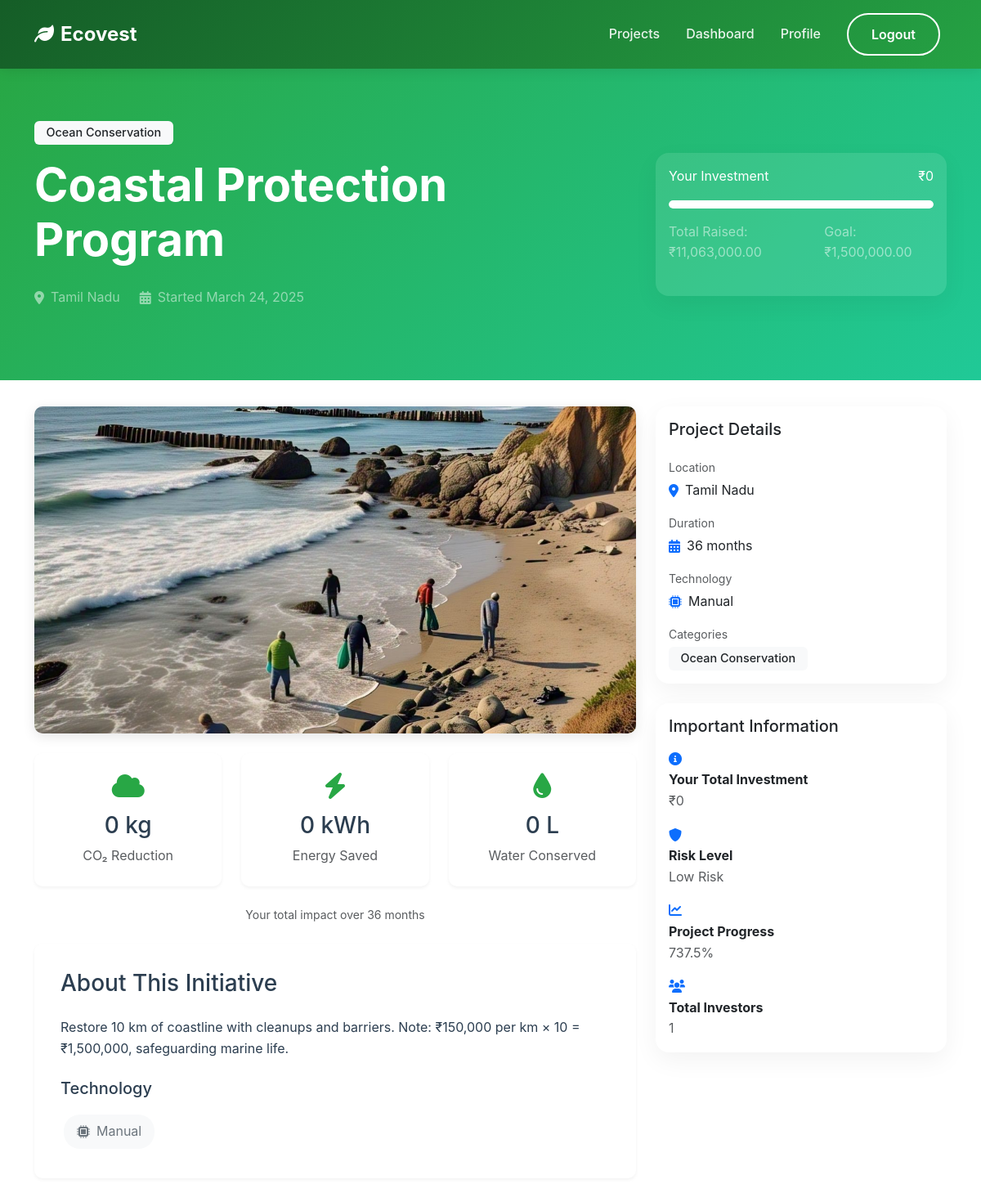
Page /users/initiative/42/ (signed in, upper part) on the earlier database version.
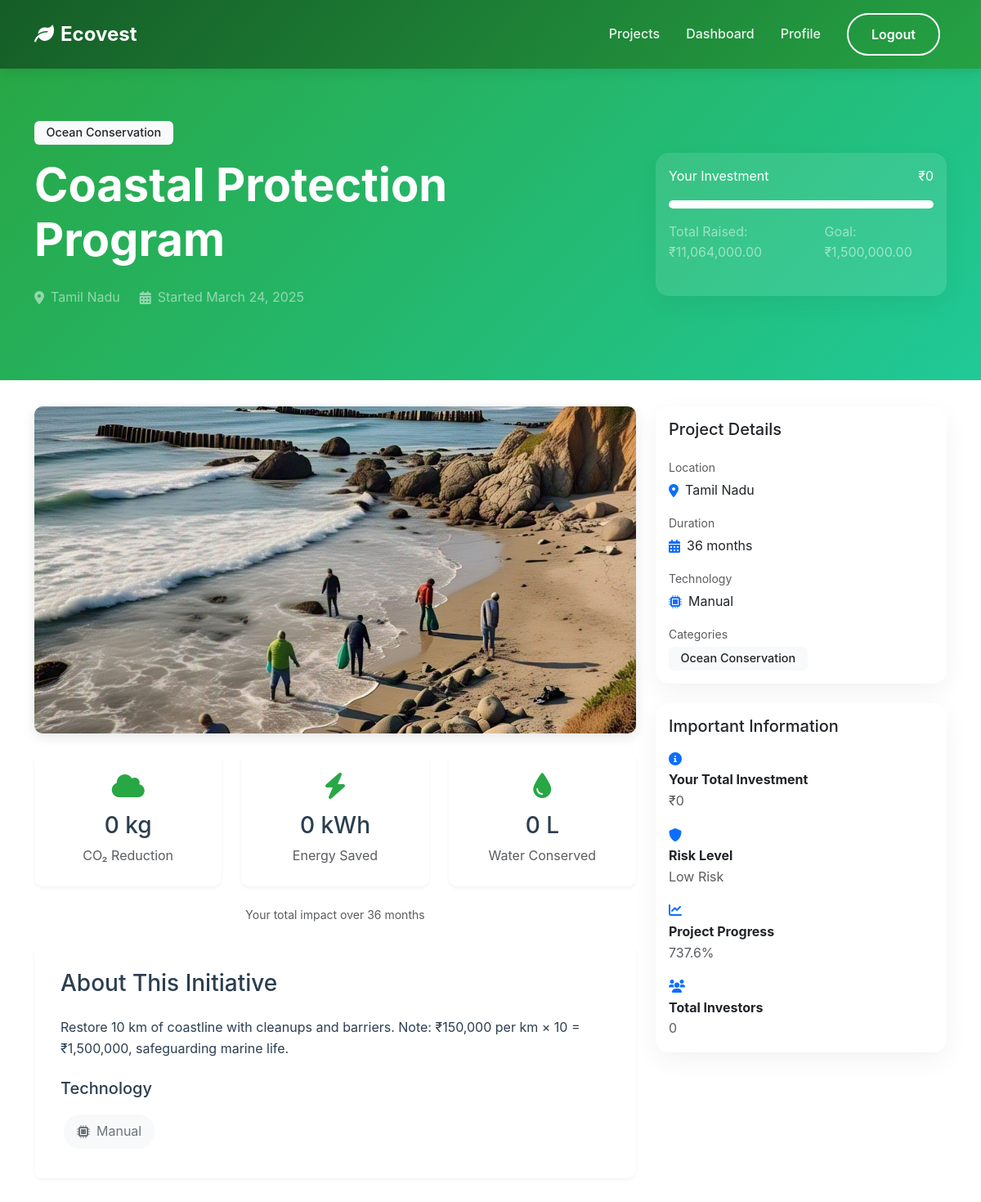
Same page on the later database version.
### initiatives/models.py (models this page shows, shortened)
class Initiative(models.Model):
    STATUS_CHOICES = [
        ('draft', 'Draft'),
        ('active', 'Active'),
        ('funded', 'Funded'),
        ('completed', 'Completed'),
        ('cancelled', 'Cancelled')
    ]
    LOCATION_CHOICES = [
        ('Andhra Pradesh', 'Andhra Pradesh'),
        ('Arunachal Pradesh', 'Arunachal Pradesh'),
        ('Assam', 'Assam'),
        ('Bihar', 'Bihar'),
        ('Chhattisgarh', 'Chhattisgarh'),
        ('Goa', 'Goa'),
        ('Gujarat', 'Gujarat'),
        ('Haryana', 'Haryana'),
        ('Himachal Pradesh', 'Himachal Pradesh'),
        ('Jharkhand', 'Jharkhand'),
        ('Karnataka', 'Karnataka'),
        ('Kerala', 'Kerala'),
        ('Madhya Pradesh', 'Madhya Pradesh'),
        ('Maharashtra', 'Maharashtra'),
        ('Manipur', 'Manipur'),
        ('Meghalaya', 'Meghalaya'),
        ('Mizoram', 'Mizoram'),
        ('Nagaland', 'Nagaland'),
        ('Odisha', 'Odisha'),
        ('Punjab', 'Punjab'),
        ('Rajasthan', 'Rajasthan'),
        ('Sikkim', 'Sikkim'),
        ('Tamil Nadu', 'Tamil Nadu'),
        ('Telangana', 'Telangana'),
        ('Tripura', 'Tripura'),
        ('Uttar Pradesh', 'Uttar Pradesh'),
        ('Uttarakhand', 'Uttarakhand'),
        ('West Bengal', 'West Bengal')
    ]
    TECHNOLOGY_CHOICES = [
        ('Solar', 'Solar'),
        ('Wind', 'Wind'),
        ('Hydro', 'Hydro'),
        ('Organic', 'Organic'),
        ('Mechanical', 'Mechanical'),
        ('Chemical', 'Chemical'),
        ('Biofuel', 'Biofuel'),
        ('EV', 'EV'),
        ('Manual', 'Manual'),
        ('AI', 'AI')
    ]
    RISK_CHOICES = [
        ('low', 'Low Risk'),
        ('medium', 'Medium Risk'),
        ('high', 'High Risk')
    ]
    title = models.CharField(max_length=200)
    description = models.TextField()
    categories = models.ManyToManyField(Category, related_name='initiatives')
    image = models.ImageField(upload_to='initiatives/', null=True, blank=True)
    status = models.CharField(max_length=20, choices=STATUS_CHOICES, default='draft')
    location = models.CharField(max_length=100, choices=LOCATION_CHOICES, default='Karnataka')
    technology_type = models.CharField(max_length=20, choices=TECHNOLOGY_CHOICES, default='Manual')
    goal_amount = models.DecimalField(max_digits=12, decimal_places=2)
    current_amount = models.DecimalField(max_digits=12, decimal_places=2, default=0)
    created_at = models.DateTimeField(auto_now_add=True)
    updated_at = models.DateTimeField(auto_now=True)
    risk_level = models.CharField(max_length=20, choices=RISK_CHOICES, default='medium')
    duration_months = models.IntegerField(default=12)
    min_investment = models.DecimalField(max_digits=10, decimal_places=2, default=1000)
    max_investment = models.DecimalField(max_digits=12, decimal_places=2, null=True, blank=True)
    roi_estimate = models.DecimalField(max_digits=5, decimal_places=2, default=0)
    carbon_reduction_per_investment = models.FloatField(default=0)
    energy_savings_per_investment = models.FloatField(default=0)
    water_savings_per_investment = models.FloatField(default=0)
    carbon_impact = models.FloatField(default=0)  # CO2 reduction in kg
    energy_impact = models.FloatField(default=0)  # Energy saved in kWh
    water_impact = models.FloatField(default=0)   # Water saved in liters
    project_scale = models.IntegerField(
        choices=[
            (1, 'Small'),
            (2, 'Medium'),
            (3, 'Large'),
            (4, 'Very Large'),
            (5, 'Enterprise')
        ],
        default=3
    )
    def calculate_risk_score(self):
        analyzer = PortfolioAnalyzer()
        return analyzer.calculate_risk_score(self)
    def get_risk_label(self):
        analyzer = PortfolioAnalyzer()
        return analyzer.get_risk_label(self.calculate_risk_score())
    def get_progress_percentage(self):
        if self.goal_amount == 0:
            return 0
        return (self.current_amount / self.goal_amount) * 100
    class Meta:
        ordering = ['-created_at']

### users/views.py (the view)
# urls.py: path('initiative/<int:pk>/', views.user_initiative_detail, name='user_initiative_detail'),
@login_required
def user_initiative_detail(request, pk):
    initiative = get_object_or_404(Initiative, pk=pk)
    user_investments = request.user.investments.filter(initiative=initiative)
    totals = user_investments.aggregate(
        total_invested=Coalesce(Sum('amount'), 0, output_field=DecimalField()),
        carbon=Coalesce(Sum('carbon_impact'), 0, output_field=models.FloatField()),
        energy=Coalesce(Sum('energy_impact'), 0, output_field=models.FloatField()),
        water=Coalesce(Sum('water_impact'), 0, output_field=models.FloatField())
    )
    total_invested = totals['total_invested']
    impact_metrics = {
        'carbon': round(totals['carbon']),
        'energy': round(totals['energy']),
        'water': round(totals['water'])
    }
    investment_history = user_investments.order_by('-created_at')
    context = {
        'initiative': initiative,
        'total_invested': total_invested,
        'impact_metrics': impact_metrics,
        'investment_history': investment_history,
        'total_investors': initiative.investments.values('user').distinct().count(),
    }
    return render(request, 'users/user_initiative_detail.html', context)

### investments/portfolio_analyzer.py (called while the page is built)
    def calculate_risk_score(self, initiative):
        base_score = self.SCALE_WEIGHTS.get(initiative.project_scale, 3)
        risk_level_score = self.RISK_LEVEL_WEIGHTS.get(initiative.risk_level, 3)
        final_score = (base_score + risk_level_score) / 2
        return final_score

    def get_risk_label(self, score):
        if score <= 2:
            return 'Low Risk'
        elif score <= 4:
            return 'Medium Risk'
        else:
            return 'High Risk'

### users/templates/users/user_initiative_detail.html (shortened to what the changed rows need)
{% extends 'core/base.html' %}
{% load static %}
{% load humanize %}
{% block content %}
<section class="hero">
    <div class="container">
        <div class="row align-items-center">
            <div class="col-lg-8">
                <div class="mb-3">
                    {% for category in initiative.categories.all %}
                        <span class="badge bg-light text-dark me-2">{{ category.name }}</span>
                    {% endfor %}
                </div>
                <h1 class="display-4 fw-bold mb-4">{{ initiative.title }}</h1>
                <div class="d-flex align-items-center text-white-50 mb-4">
                    <i class="fas fa-map-marker-alt me-2"></i>
                    <span class="me-4">{{ initiative.location }}</span>
                    <i class="fas fa-calendar-alt me-2"></i>
                    <span>Started {{ initiative.created_at|date:"F d, Y" }}</span>
                </div>
            </div>
            <div class="col-lg-4">
                <div class="card bg-white bg-opacity-10 border-0">
                    <div class="card-body">
                        <div class="d-flex justify-content-between text-white-50 mb-4">
                            <span>Total Raised: ₹{{ initiative.current_amount|intcomma }}</span>
                            <span>Goal: ₹{{ initiative.goal_amount|intcomma }}</span>
                        </div>
                    </div>
                </div>
            </div>
        </div>
    </div>
</section>
<div class="container">
    <div class="row">
        <div class="col-lg-8">
            {% if initiative.image %}
                <img src="{{ initiative.image.url }}" class="initiative-image mb-4" alt="{{ initiative.title }}">
            {% else %}
                <img src="https://source.unsplash.com/random/800x400/?{{ initiative.categories.first.name|lower }}"
                     class="initiative-image mb-4" alt="{{ initiative.title }}">
            {% endif %}
            <div class="row g-4 mb-4">
                <div class="col-md-4">
                </div>
                <div class="col-md-4">
                </div>
                <div class="col-md-4">
                </div>
            </div>
            <div class="text-muted small text-center mb-4">
                Your total impact over {{ initiative.duration_months }} months
            </div>
            <div class="detail-section">
                <h3 class="mb-4">About This Initiative</h3>
                {{ initiative.description|linebreaks }}
                <div class="mt-4">
                    <h5 class="mb-3">Technology</h5>
                    <div class="tech-badge">
                        <i class="fas fa-microchip"></i>
                        {{ initiative.technology_type }}
                    </div>
                </div>
            </div>
        </div>
        <div class="col-lg-4">
            <div class="card mb-4">
                <div class="card-body">
                    <div class="mb-3">
                        <small class="text-muted d-block mb-1">Location</small>
                        <div class="d-flex align-items-center">
                            <i class="fas fa-map-marker-alt text-primary me-2"></i>
                            {{ initiative.location }}
                        </div>
                    </div>
                    <div class="mb-3">
                        <small class="text-muted d-block mb-1">Duration</small>
                        <div class="d-flex align-items-center">
                            <i class="fas fa-calendar-alt text-primary me-2"></i>
                            {{ initiative.duration_months }} months
                        </div>
                    </div>
                    <div class="mb-3">
                        <small class="text-muted d-block mb-1">Technology</small>
                        <div class="d-flex align-items-center">
                            <i class="fas fa-microchip text-primary me-2"></i>
                            {{ initiative.technology_type }}
                        </div>
                    </div>
                </div>
            </div>
            <div class="card mb-4">
                <div class="card-body">
                    <ul class="list-unstyled mb-0">
                        <li class="mb-3">
                            <div>
                                <strong>Risk Level</strong>
                                <div class="text-muted">{{ initiative.get_risk_label }}</div>
                            </div>
                        </li>
                        <li class="mb-3">
                            <div>
                                <strong>Project Progress</strong>
                                <div class="text-muted">{{ initiative.get_progress_percentage|floatformat:1 }}%</div>
                            </div>
                        </li>
                        <li>
                            <div>
                                <strong>Total Investors</strong>
                                <div class="text-muted">{{ total_investors|intcomma }}</div>
                            </div>
                        </li>
                    </ul>
                </div>
            </div>
        </div>
    </div>
</div>
{% endblock %}

Differences in the rows shown:
changed Initiative "Coastal Protection Program": current_amount "11,063,000.00" → "11,064,000.00"; get_progress_percentage "737.5" → "737.6"
Other differences:
{{ total_investors|intcomma }}: "1" → "0"
